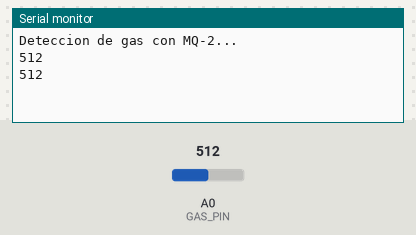
Bench run of a sketch on a simulated Arduino Uno, built with avr-gcc and run on an emulated ATmega328P. Parts: the last lines printed to the serial monitor. The test bench sets the inputs (shaded band); at power-on: A0 (GAS_PIN) = 512.

Above: at 2.3 s.
2.4 s: A0 (GAS_PIN) set to 716
At 3.9 s:
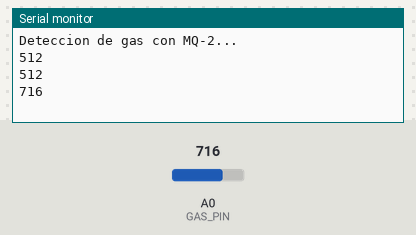
4.5 s: A0 (GAS_PIN) set to 900
At 5.0 s:
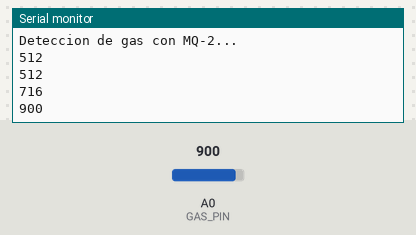
Timing chart, 0 to 7.5 s (numbered marks = the images above; inputs shaded):
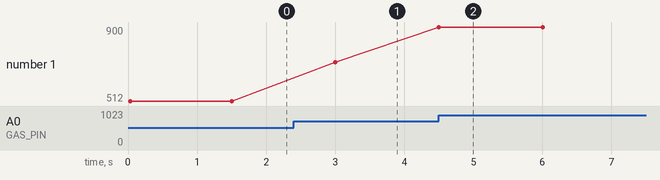

Measured:
- after the input at 2.4 s, the serial monitor: prints a new line after 0.60 s (image 1)
- after the input at 4.5 s, the serial monitor: prints a new line at once (image 2)
- plotted number 1: 512 → 716 after the input at 2.4 s, 716 → 900 after the input at 4.5 s

The sketch:

prueba_de_gas.ino
```cpp
// Pin del Arduino donde conectamos la pata A0 del módulo
#define GAS_PIN A0
// Cambio en las lecturas (en porcentaje) que consideraremos significativo
#define CAMBIO_SIGNIFICATIVO 3

void setup() {
  Serial.begin(9600);
  Serial.println("Deteccion de gas con MQ-2...");
}

// Para guardar el valor anterior y solo mostrar cambios significativos
int analogValue = -1;

void loop() {
 Serial.println(analogRead(0));
  delay(1500);
}
```
